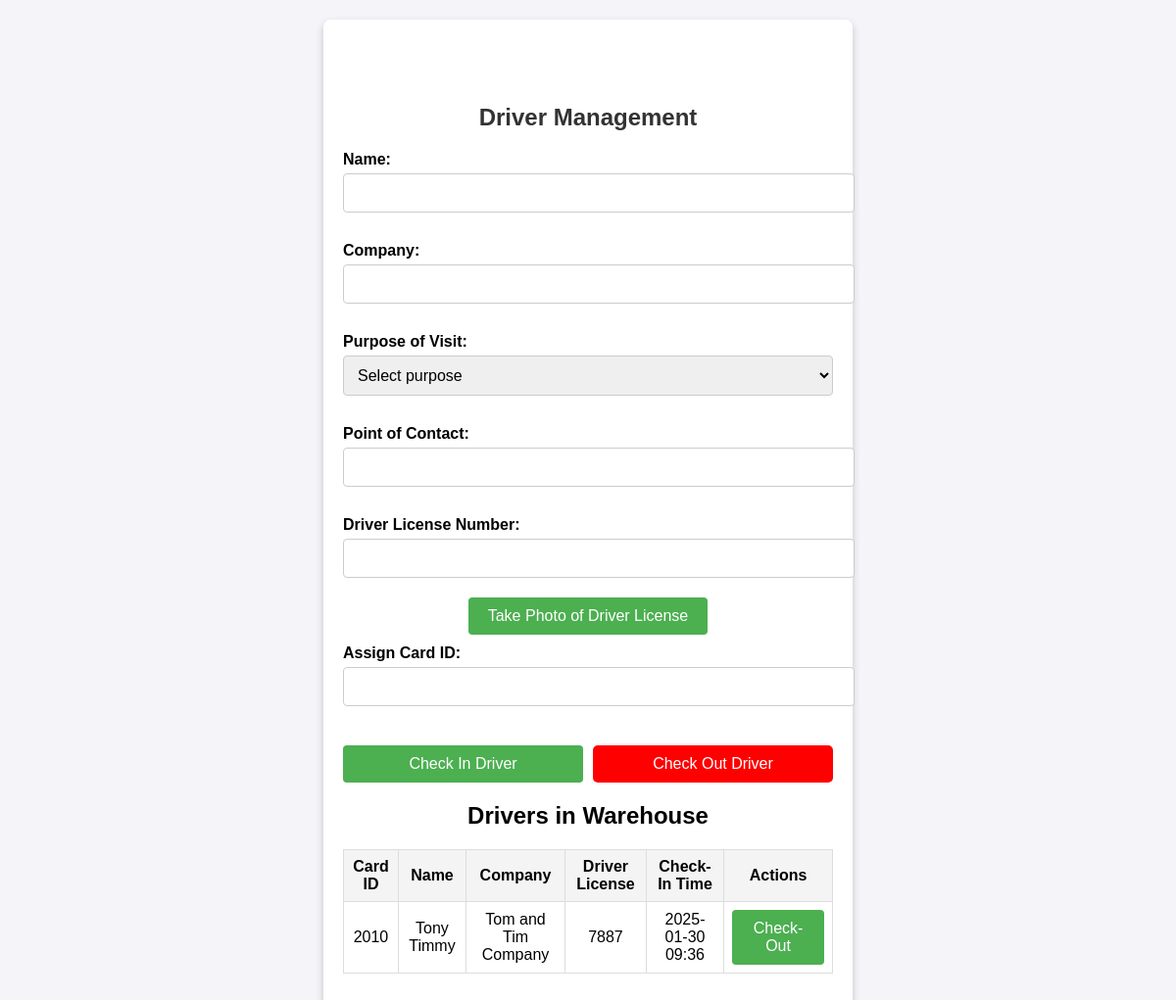
Before: /drivers with the older database file.
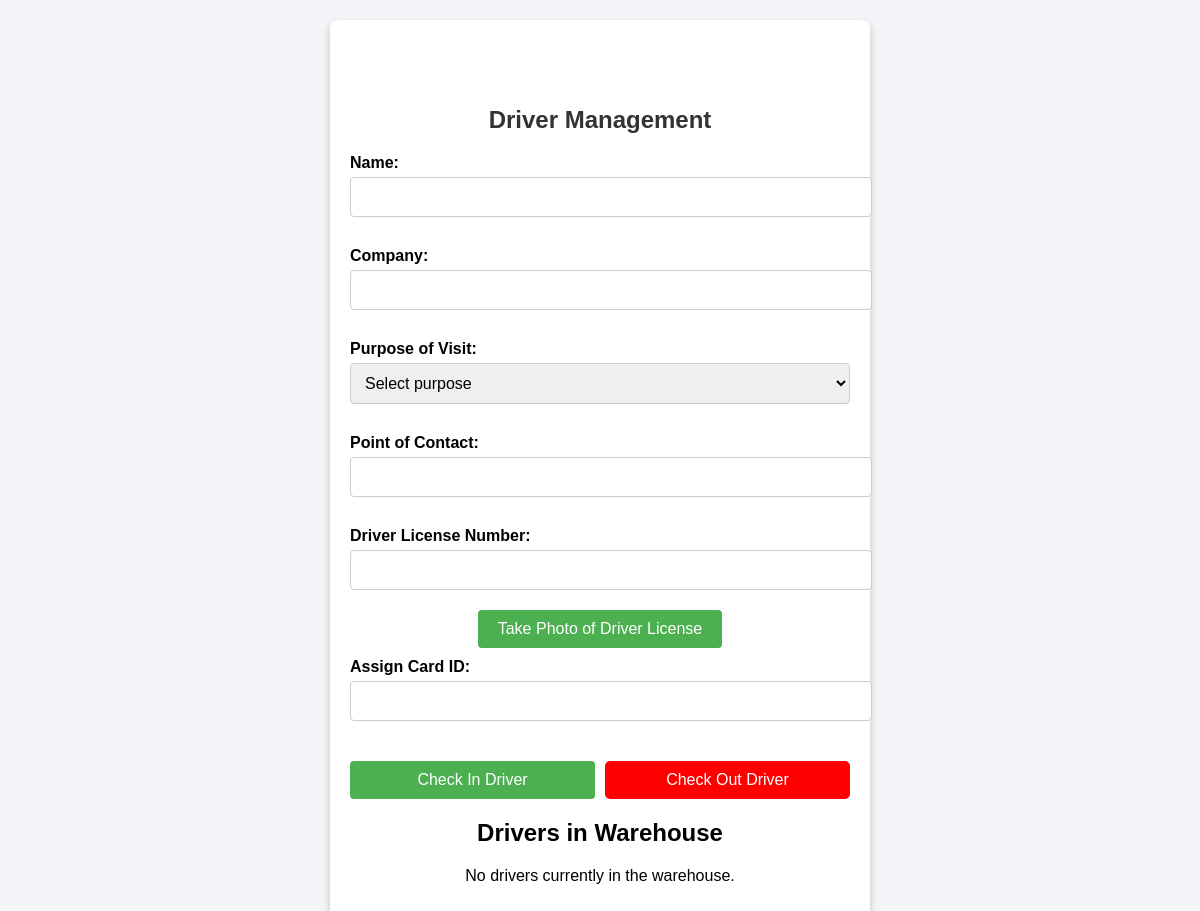
After: the same page with the newer database file.
### app.py (models this page shows)
class Driver(db.Model):
    id = db.Column(db.Integer, primary_key=True)
    name = db.Column(db.String(100), nullable=False)
    company_name = db.Column(db.String(100), nullable=False)
    truck_license = db.Column(db.String(50), nullable=False)
    card_id = db.Column(db.String(50), unique=True, nullable=False)
    purpose_of_visit = db.Column(db.String(100), nullable=False)  # New column
    point_of_contact = db.Column(db.String(100), nullable=False)  # New column
    check_in_time = db.Column(db.DateTime, default=lambda: datetime.now().replace(microsecond=0))
    check_out_time = db.Column(db.DateTime, nullable=True)

### app.py (the view, shortened to what this page needs)
@app.route("/drivers", methods=["GET", "POST"])
def drivers():
    active_drivers = Driver.query.filter(Driver.check_out_time.is_(None)).all()
    return render_template("drivers.html", drivers=active_drivers)

### templates/drivers.html (shortened to what this page needs)
<!DOCTYPE html>
<html lang="en">
<head>
    <link rel="stylesheet" href="{{ url_for('static', filename='styles.css') }}">
</head>
<body>
    <div class="container">
        <h1>Driver Management</h1>
<form method="POST" enctype="multipart/form-data">
    <label for="driver_name">Name:</label>
    <input type="text" id="driver_name" name="driver_name" required>
    <label for="company_name">Company:</label>
    <input type="text" id="company_name" name="company_name" required>
    <label for="purpose_of_visit">Purpose of Visit:</label>
    <select id="purpose_of_visit" name="purpose_of_visit" required>
        <option value="" disabled selected>Select purpose</option>
    </select>
    <label for="point_of_contact">Point of Contact:</label>
    <input type="text" id="point_of_contact" name="point_of_contact" required>
    <label for="truck_license">Driver License Number:</label>
    <div class="inline-field">
        <input type="text" id="truck_license" name="truck_license" required>
        <button type="button" id="photo-button" class="inline-button">Take Photo of Driver License</button>
    </div>
    <label for="card_id">Assign Card ID:</label>
    <input type="text" id="card_id" name="card_id" readonly required>
<div class="button-container">
    <button type="button" id="scan-qr-button">Check In Driver</button>
    <button type="button" id="check-out-qr-button" class="red-button">Check Out Driver</button>
</div>
</form>
        <h2>Drivers in Warehouse</h2>
        {% if drivers %}
            <table>
                <thead>
                    <tr>
                        <th>Card ID</th>
                        <th>Name</th>
                        <th>Company</th>
                        <th>Driver License</th>
                        <th>Check-In Time</th>
                        <th>Actions</th>
                    </tr>
                </thead>
                <tbody>
                    {% for driver in drivers %}
                        <tr>
                            <td>{{ driver.card_id }}</td>
                            <td>{{ driver.name }}</td>
                            <td>{{ driver.company_name }}</td>
                            <td>{{ driver.truck_license }}</td>
                            <td>{{ driver.check_in_time.strftime('%Y-%m-%d %H:%M') }}</td>
                            <td>
                                <form method="POST" action="{{ url_for('checkout', card_id=driver.card_id | safe) }}" style="display:inline;">
                                    <button type="submit">Check-Out</button>
                                </form>
                            </td>
                        </tr>
                    {% endfor %}
                </tbody>
            </table>
        {% else %}
            <p>No drivers currently in the warehouse.</p>
        {% endif %}
    </div>
</body>
</html>

### static/styles.css (style rules this page uses)
body { font-family: Arial, sans-serif; background-color: #f4f4f9; margin: 0; padding: 0; display: flex; justify-content: center; align-items: flex-start; min-height: 100vh; }
.container { background: #ffffff; border-radius: 8px; box-shadow: 0 4px 8px rgba(0, 0, 0, 0.2); width: 90%; max-width: 500px; padding: 20px; text-align: center; margin-top: 20px; padding-top: 70px; }
h1 { color: #333; margin-bottom: 20px; font-size: 24px; text-align: center; word-wrap: break-word; }
form { margin-top: 20px; }
label { display: block; text-align: left; font-weight: bold; margin: 10px 0 5px; }
input, select { width: 100%; padding: 10px; margin-bottom: 20px; border: 1px solid #ccc; border-radius: 4px; font-size: 16px; }
button { background-color: #4CAF50; color: white; padding: 10px 20px; border: none; border-radius: 4px; cursor: pointer; font-size: 16px; }
.red-button { background-color: red; color: white; border: none; padding: 10px 20px; font-size: 16px; cursor: pointer; border-radius: 5px; transition: background-color 0.3s ease; }
.button-container { display: flex; justify-content: space-between; gap: 10px; margin-top: 20px; }
button { flex: 1; text-align: center; }

Changed rows visible on the page:
no longer on this page (row edited): Driver: card_id "2010", name "Tony Timmy", company_name "Tom and Tim Company", truck_license "7887", check_in_time "2025-01-30 09:36"
Other visible differences:
text no longer shown: "Card ID Name Company Driver License Check-In Time Actions"
text now shown: "No drivers currently in the warehouse."
